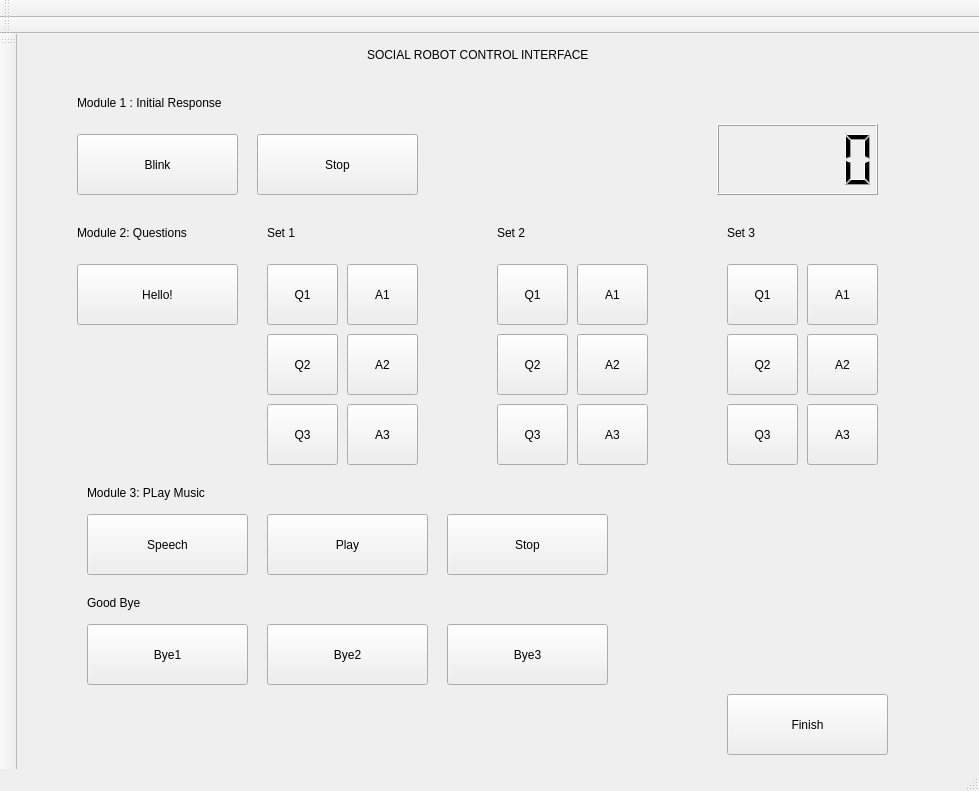
<?xml version="1.0" encoding="UTF-8"?>
<ui version="4.0">
 <class>MainWindow</class>
 <widget class="QMainWindow" name="MainWindow">
  <property name="geometry">
   <rect>
    <x>0</x>
    <y>0</y>
    <width>979</width>
    <height>791</height>
   </rect>
  </property>
  <property name="windowTitle">
   <string>MainWindow</string>
  </property>
  <widget class="QWidget" name="centralwidget">
   <widget class="QLCDNumber" name="lcdNumber">
    <property name="geometry">
     <rect>
      <x>700</x>
      <y>90</y>
      <width>161</width>
      <height>71</height>
     </rect>
    </property>
   </widget>
   <widget class="QPushButton" name="blinkButton">
    <property name="geometry">
     <rect>
      <x>60</x>
      <y>100</y>
      <width>161</width>
      <height>61</height>
     </rect>
    </property>
    <property name="text">
     <string>Blink</string>
    </property>
   </widget>
   <widget class="QLabel" name="label">
    <property name="geometry">
     <rect>
      <x>60</x>
      <y>60</y>
      <width>271</width>
      <height>17</height>
     </rect>
    </property>
    <property name="text">
     <string>Module 1 : Initial Response</string>
    </property>
   </widget>
   <widget class="QPushButton" name="stopBlinkButton">
    <property name="geometry">
     <rect>
      <x>240</x>
      <y>100</y>
      <width>161</width>
      <height>61</height>
     </rect>
    </property>
    <property name="text">
     <string>Stop</string>
    </property>
   </widget>
   <widget class="QLabel" name="label_2">
    <property name="geometry">
     <rect>
      <x>60</x>
      <y>190</y>
      <width>161</width>
      <height>17</height>
     </rect>
    </property>
    <property name="text">
     <string>Module 2: Questions</string>
    </property>
   </widget>
   <widget class="QPushButton" name="helloButton">
    <property name="geometry">
     <rect>
      <x>60</x>
      <y>230</y>
      <width>161</width>
      <height>61</height>
     </rect>
    </property>
    <property name="text">
     <string>Hello!</string>
    </property>
   </widget>
   <widget class="QPushButton" name="set1Q1Button">
    <property name="geometry">
     <rect>
      <x>250</x>
      <y>230</y>
      <width>71</width>
      <height>61</height>
     </rect>
    </property>
    <property name="text">
     <string>Q1</string>
    </property>
   </widget>
   <widget class="QPushButton" name="set1A1Button">
    <property name="geometry">
     <rect>
      <x>330</x>
      <y>230</y>
      <width>71</width>
      <height>61</height>
     </rect>
    </property>
    <property name="text">
     <string>A1</string>
    </property>
   </widget>
   <widget class="QPushButton" name="set1Q2Button">
    <property name="geometry">
     <rect>
      <x>250</x>
      <y>300</y>
      <width>71</width>
      <height>61</height>
     </rect>
    </property>
    <property name="text">
     <string>Q2</string>
    </property>
   </widget>
   <widget class="QPushButton" name="set1A2Button">
    <property name="geometry">
     <rect>
      <x>330</x>
      <y>300</y>
      <width>71</width>
      <height>61</height>
     </rect>
    </property>
    <property name="text">
     <string>A2</string>
    </property>
   </widget>
   <widget class="QPushButton" name="set1Q3Button">
    <property name="geometry">
     <rect>
      <x>250</x>
      <y>370</y>
      <width>71</width>
      <height>61</height>
     </rect>
    </property>
    <property name="text">
     <string>Q3</string>
    </property>
   </widget>
   <widget class="QPushButton" name="set1A3Button">
    <property name="geometry">
     <rect>
      <x>330</x>
      <y>370</y>
      <width>71</width>
      <height>61</height>
     </rect>
    </property>
    <property name="text">
     <string>A3</string>
    </property>
   </widget>
   <widget class="QPushButton" name="set2A3Button">
    <property name="geometry">
     <rect>
      <x>560</x>
      <y>370</y>
      <width>71</width>
      <height>61</height>
     </rect>
    </property>
    <property name="text">
     <string>A3</string>
    </property>
   </widget>
   <widget class="QPushButton" name="set2Q3Button">
    <property name="geometry">
     <rect>
      <x>480</x>
      <y>370</y>
      <width>71</width>
      <height>61</height>
     </rect>
    </property>
    <property name="text">
     <string>Q3</string>
    </property>
   </widget>
   <widget class="QPushButton" name="set2Q1Button">
    <property name="geometry">
     <rect>
      <x>480</x>
      <y>230</y>
      <width>71</width>
      <height>61</height>
     </rect>
    </property>
    <property name="text">
     <string>Q1</string>
    </property>
   </widget>
   <widget class="QPushButton" name="set2A1Button">
    <property name="geometry">
     <rect>
      <x>560</x>
      <y>230</y>
      <width>71</width>
      <height>61</height>
     </rect>
    </property>
    <property name="text">
     <string>A1</string>
    </property>
   </widget>
   <widget class="QPushButton" name="set2Q2Button">
    <property name="geometry">
     <rect>
      <x>480</x>
      <y>300</y>
      <width>71</width>
      <height>61</height>
     </rect>
    </property>
    <property name="text">
     <string>Q2</string>
    </property>
   </widget>
   <widget class="QPushButton" name="set2A2Button">
    <property name="geometry">
     <rect>
      <x>560</x>
      <y>300</y>
      <width>71</width>
      <height>61</height>
     </rect>
    </property>
    <property name="text">
     <string>A2</string>
    </property>
   </widget>
   <widget class="QPushButton" name="set3A3Button">
    <property name="geometry">
     <rect>
      <x>790</x>
      <y>370</y>
      <width>71</width>
      <height>61</height>
     </rect>
    </property>
    <property name="text">
     <string>A3</string>
    </property>
   </widget>
   <widget class="QPushButton" name="set3Q3Button">
    <property name="geometry">
     <rect>
      <x>710</x>
      <y>370</y>
      <width>71</width>
      <height>61</height>
     </rect>
    </property>
    <property name="text">
     <string>Q3</string>
    </property>
   </widget>
   <widget class="QPushButton" name="set3Q1Button">
    <property name="geometry">
     <rect>
      <x>710</x>
      <y>230</y>
      <width>71</width>
      <height>61</height>
     </rect>
    </property>
    <property name="text">
     <string>Q1</string>
    </property>
   </widget>
   <widget class="QPushButton" name="set3A1Button">
    <property name="geometry">
     <rect>
      <x>790</x>
      <y>230</y>
      <width>71</width>
      <height>61</height>
     </rect>
    </property>
    <property name="text">
     <string>A1</string>
    </property>
   </widget>
   <widget class="QPushButton" name="set3Q2Button">
    <property name="geometry">
     <rect>
      <x>710</x>
      <y>300</y>
      <width>71</width>
      <height>61</height>
     </rect>
    </property>
    <property name="text">
     <string>Q2</string>
    </property>
   </widget>
   <widget class="QPushButton" name="set3A2Button">
    <property name="geometry">
     <rect>
      <x>790</x>
      <y>300</y>
      <width>71</width>
      <height>61</height>
     </rect>
    </property>
    <property name="text">
     <string>A2</string>
    </property>
   </widget>
   <widget class="QLabel" name="label_3">
    <property name="geometry">
     <rect>
      <x>250</x>
      <y>190</y>
      <width>71</width>
      <height>17</height>
     </rect>
    </property>
    <property name="text">
     <string>Set 1</string>
    </property>
   </widget>
   <widget class="QLabel" name="label_4">
    <property name="geometry">
     <rect>
      <x>480</x>
      <y>190</y>
      <width>71</width>
      <height>17</height>
     </rect>
    </property>
    <property name="text">
     <string>Set 2</string>
    </property>
   </widget>
   <widget class="QLabel" name="label_5">
    <property name="geometry">
     <rect>
      <x>710</x>
      <y>190</y>
      <width>71</width>
      <height>17</height>
     </rect>
    </property>
    <property name="text">
     <string>Set 3</string>
    </property>
   </widget>
   <widget class="QPushButton" name="musicSpeechButton">
    <property name="geometry">
     <rect>
      <x>70</x>
      <y>480</y>
      <width>161</width>
      <height>61</height>
     </rect>
    </property>
    <property name="text">
     <string>Speech</string>
    </property>
   </widget>
   <widget class="QLabel" name="label_6">
    <property name="geometry">
     <rect>
      <x>70</x>
      <y>450</y>
      <width>201</width>
      <height>17</height>
     </rect>
    </property>
    <property name="text">
     <string>Module 3: PLay Music</string>
    </property>
   </widget>
   <widget class="QPushButton" name="playMusicButton">
    <property name="geometry">
     <rect>
      <x>250</x>
      <y>480</y>
      <width>161</width>
      <height>61</height>
     </rect>
    </property>
    <property name="text">
     <string>Play</string>
    </property>
   </widget>
   <widget class="QPushButton" name="stopMusicButton">
    <property name="geometry">
     <rect>
      <x>430</x>
      <y>480</y>
      <width>161</width>
      <height>61</height>
     </rect>
    </property>
    <property name="text">
     <string>Stop</string>
    </property>
   </widget>
   <widget class="QPushButton" name="bye3Button">
    <property name="geometry">
     <rect>
      <x>430</x>
      <y>590</y>
      <width>161</width>
      <height>61</height>
     </rect>
    </property>
    <property name="text">
     <string>Bye3</string>
    </property>
   </widget>
   <widget class="QLabel" name="label_7">
    <property name="geometry">
     <rect>
      <x>70</x>
      <y>560</y>
      <width>71</width>
      <height>17</height>
     </rect>
    </property>
    <property name="text">
     <string>Good Bye</string>
    </property>
   </widget>
   <widget class="QPushButton" name="bye1Button">
    <property name="geometry">
     <rect>
      <x>70</x>
      <y>590</y>
      <width>161</width>
      <height>61</height>
     </rect>
    </property>
    <property name="text">
     <string>Bye1</string>
    </property>
   </widget>
   <widget class="QPushButton" name="bye2Button">
    <property name="geometry">
     <rect>
      <x>250</x>
      <y>590</y>
      <width>161</width>
      <height>61</height>
     </rect>
    </property>
    <property name="text">
     <string>Bye2</string>
    </property>
   </widget>
   <widget class="QPushButton" name="finishButtton">
    <property name="geometry">
     <rect>
      <x>710</x>
      <y>660</y>
      <width>161</width>
      <height>61</height>
     </rect>
    </property>
    <property name="text">
     <string>Finish</string>
    </property>
   </widget>
   <widget class="QLabel" name="label_8">
    <property name="geometry">
     <rect>
      <x>350</x>
      <y>-10</y>
      <width>331</width>
      <height>61</height>
     </rect>
    </property>
    <property name="text">
     <string>SOCIAL ROBOT CONTROL INTERFACE</string>
    </property>
   </widget>
  </widget>
  <widget class="QStatusBar" name="statusbar"/>
  <widget class="QToolBar" name="toolBar">
   <property name="windowTitle">
    <string>toolBar</string>
   </property>
   <attribute name="toolBarArea">
    <enum>TopToolBarArea</enum>
   </attribute>
   <attribute name="toolBarBreak">
    <bool>false</bool>
   </attribute>
  </widget>
  <widget class="QToolBar" name="toolBar_2">
   <property name="windowTitle">
    <string>toolBar_2</string>
   </property>
   <attribute name="toolBarArea">
    <enum>TopToolBarArea</enum>
   </attribute>
   <attribute name="toolBarBreak">
    <bool>true</bool>
   </attribute>
  </widget>
  <widget class="QToolBar" name="toolBar_3">
   <property name="windowTitle">
    <string>toolBar_3</string>
   </property>
   <attribute name="toolBarArea">
    <enum>LeftToolBarArea</enum>
   </attribute>
   <attribute name="toolBarBreak">
    <bool>false</bool>
   </attribute>
  </widget>
 </widget>
 <resources/>
 <connections/>
</ui>
